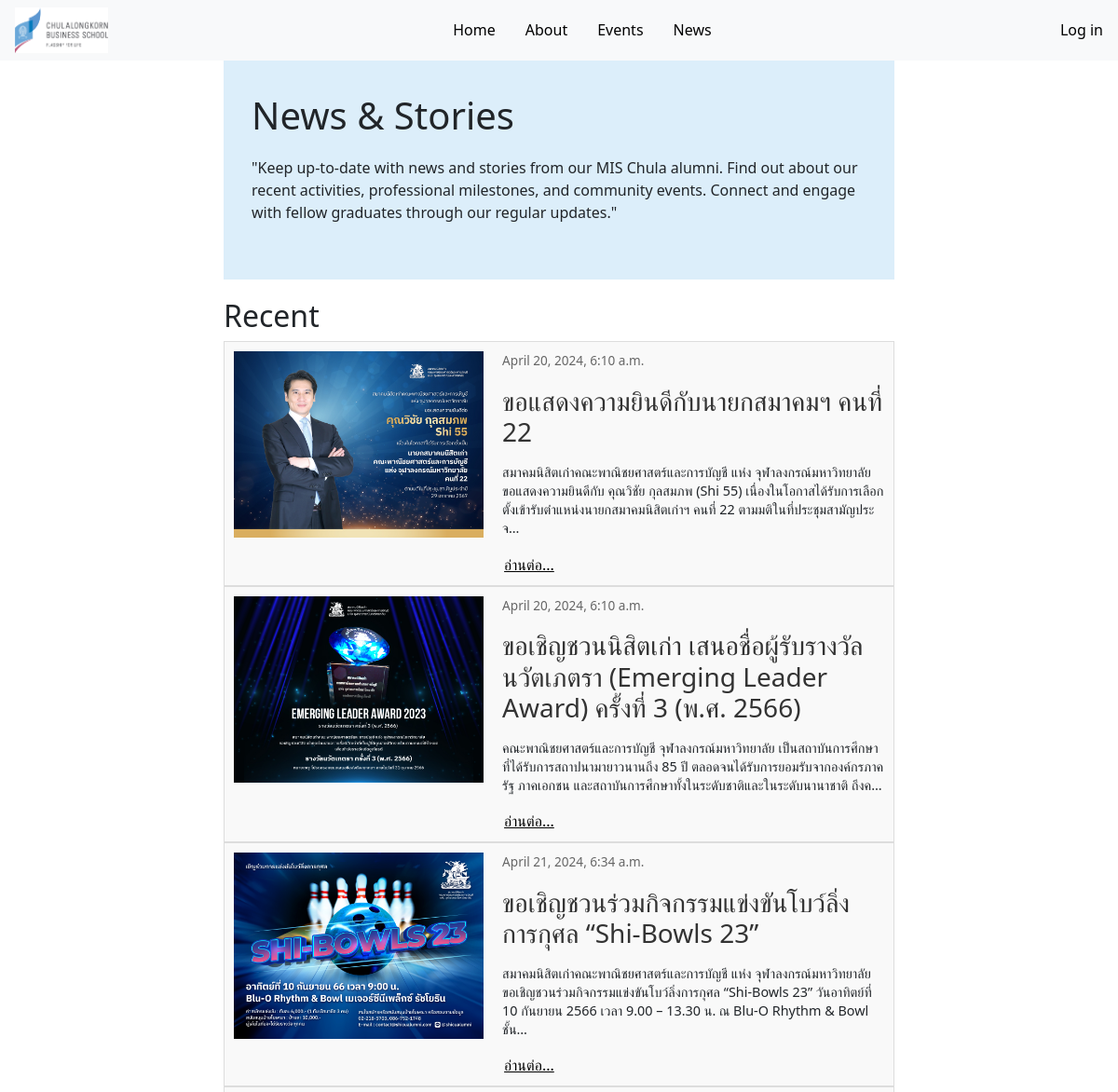
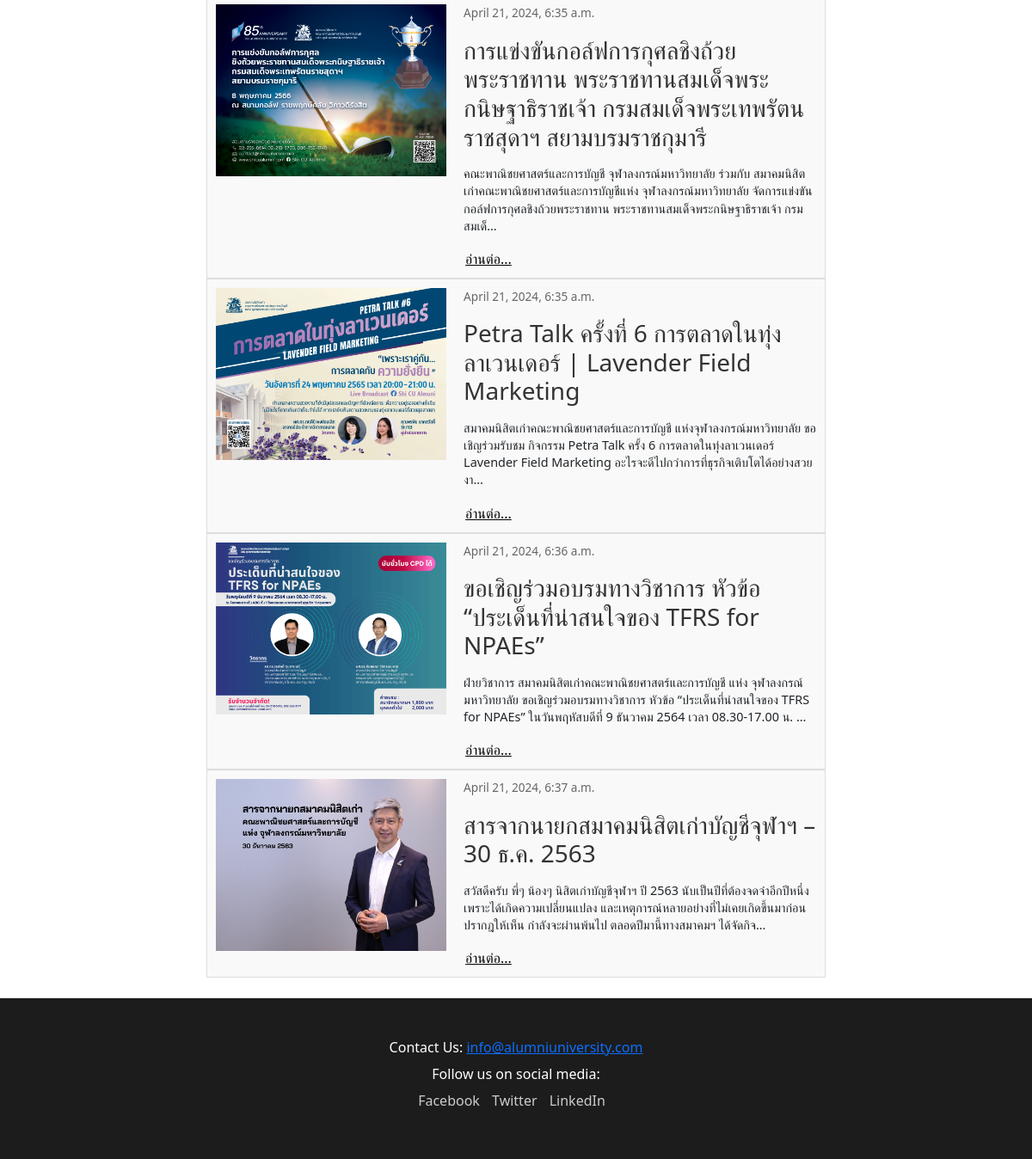
Page /news on the committed database (2 pictures, top to bottom).
### MIS_Alumni_App/models.py (models this page shows, shortened)
class News(models.Model):
    title = models.CharField(max_length=255)
    description = models.TextField(blank=True)
    main_picture = models.ImageField(upload_to='NewsMain/', blank=True, null=True)
    created = models.DateTimeField(auto_now_add=True, null=True)

### MIS_Alumni_App/views.py (the view)
# urls.py: path("news", views.news, name="news"),
def news(request):
    news = News.objects.all()
    return render(request, "alumni/news.html",{
        'news':news
    })

### MIS_Alumni_App/templates/alumni/news.html (shortened to what this page needs)
{% extends "alumni/layout.html" %}
{% load static %}
{% block body %}
<div style="margin-left:20%;margin-right:20%">
    <header class="events-header">
    <h1 class = "news-header">News & Stories</h1>
    <p class= "news-header-desc">"Keep up-to-date with news and stories from our MIS Chula alumni. Find out about our recent activities, professional milestones, and community events. Connect and engage with fellow graduates through our regular updates."</p>
    </header>
<div>
    <h2 class="start-news-events">Recent</h2>
</div>
{% for new in news %}
<div class="news-item">
    <img src="{{new.main_picture.url}}" alt="News Image 1" style="height:200px; margin-right:20px">
    <div class="news-info">
        <p class="news-date">{{new.created}}</p>
        <h3 class="news-title">{{new.title}}</h3>
        <p class="news-summary">{{new.description|truncatechars:200 }}</p>
        <a href="{% url 'news_detail' new.id %}" style="color:black;margin-left:2px">อ่านต่อ...</a>
    </div>
</div>
{%endfor%}
</div>
{% endblock %}

### MIS_Alumni_App/static/alumni/css/styles.css (style rules this page uses)
body { padding-top: 50px; }
.news-item { display: flex; background-color: #f9f9f9; border: 1px solid #ddd; padding: 10px; }
.news-info { flex: 1; }
.news-date { font-size: 0.85em; color: #666; }
.news-title { margin-bottom: 1rem; color: #333; align-self: start; text-align: left; }
.news-summary { font-size: 0.9em; line-height: 1.4; }
.events-header { height:250px; background-color: #dceefa; padding-top:50px; }
.news-header { margin-left:30px; }
.news-header-desc { margin-top:20px; margin-left:30px; margin-right:30px; }
.start-news-events { margin-top:20px; }

### rows in the picture
News: main_picture (picture), created "April 20, 2024, 6:10 a.m.", title "ขอแสดงความยินดีกับนายกสมาคมฯ คนที่ 22", description "สมาคมนิสิตเก่าคณะพาณิชยศาสตร์และการบัญชี แห่ง จุฬาลงกรณ์มหาวิทยาลัย ขอแสดงความยินดีกับ คุณวิชัย กุลสมภพ (Shi 55) เนื่องในโอกาสได้รับการเลือกตั้งเข้ารับตำแหน่งนายกสมาคมนิสิตเก่าฯ คนที่ 22 ตามมติในที่ประชุมสามัญประจ…"
News: main_picture (picture), created "April 20, 2024, 6:10 a.m.", title "ขอเชิญชวนนิสิตเก่า เสนอชื่อผู้รับรางวัลนวัตเภตรา (Emerging Leader Award) ครั้งที่ 3 (พ.ศ. 2566)", description "คณะพาณิชยศาสตร์และการบัญชี จุฬาลงกรณ์มหาวิทยาลัย เป็นสถาบันการศึกษาที่ได้รับการสถาปนามายาวนานถึง 85 ปี ตลอดจนได้รับการยอมรับจากองค์กรภาครัฐ ภาคเอกชน และสถาบันการศึกษาทั้งในระดับชาติและในระดับนานาชาติ ถึงค…"
News: main_picture (picture), created "April 21, 2024, 6:34 a.m.", title "ขอเชิญชวนร่วมกิจกรรมแข่งขันโบว์ลิ่งการกุศล “Shi-Bowls 23”", description "สมาคมนิสิตเก่าคณะพาณิชยศาสตร์และการบัญชี แห่ง จุฬาลงกรณ์มหาวิทยาลัย ขอเชิญชวนร่วมกิจกรรมแข่งขันโบว์ลิ่งการกุศล “Shi-Bowls 23” วันอาทิตย์ที่ 10 กันยายน 2566 เวลา 9.00 – 13.30 น. ณ Blu-O Rhythm & Bowl ชั้น…"
News: main_picture (picture), created "April 21, 2024, 6:35 a.m.", title "การแข่งขันกอล์ฟการกุศลชิงถ้วยพระราชทาน พระราชทานสมเด็จพระกนิษฐาธิราชเจ้า กรมสมเด็จพระเทพรัตนราชสุดาฯ สยามบรมราชกุมารี", description "คณะพาณิชยศาสตร์และการบัญชี จุฬาลงกรณ์มหาวิทยาลัย ร่วมกับ สมาคมนิสิตเก่าคณะพาณิชยศาสตร์และการบัญชีแห่ง จุฬาลงกรณ์มหาวิทยาลัย จัดการแข่งขันกอล์ฟการกุศลชิงถ้วยพระราชทาน พระราชทานสมเด็จพระกนิษฐาธิราชเจ้า กรมสมเด็…"
News: main_picture (picture), created "April 21, 2024, 6:35 a.m.", title "Petra Talk ครั้งที่ 6 การตลาดในทุ่งลาเวนเดอร์ | Lavender Field Marketing", description "สมาคมนิสิตเก่าคณะพาณิชยศาสตร์และการบัญชี แห่งจุฬาลงกรณ์มหาวิทยาลัย ขอเชิญร่วมรับชม กิจกรรม Petra Talk ครั้ง 6 การตลาดในทุ่งลาเวนเดอร์ Lavender Field Marketing อะไรจะดีไปกว่าการที่ธุรกิจเติบโตได้อย่างสวยงา…"
News: main_picture (picture), created "April 21, 2024, 6:36 a.m.", title "ขอเชิญร่วมอบรมทางวิชาการ หัวข้อ “ประเด็นที่น่าสนใจของ TFRS for NPAEs”", description "ฝ่ายวิชาการ สมาคมนิสิตเก่าคณะพาณิชยศาสตร์และการบัญชี แห่ง จุฬาลงกรณ์มหาวิทยาลัย ขอเชิญร่วมอบรมทางวิชาการ หัวข้อ “ประเด็นที่น่าสนใจของ TFRS for NPAEs” ในวันพฤหัสบดีที่ 9 ธันวาคม 2564 เวลา 08.30-17.00 น. …"
News: main_picture (picture), created "April 21, 2024, 6:37 a.m.", title "สารจากนายกสมาคมนิสิตเก่าบัญชีจุฬาฯ – 30 ธ.ค. 2563", description "สวัสดีครับ พี่ๆ น้องๆ นิสิตเก่าบัญชีจุฬาฯ ปี 2563 นับเป็นปีที่ต้องจดจำอีกปีหนึ่ง เพราะได้เกิดความเปลี่ยนแปลง และเหตุการณ์หลายอย่างที่ไม่เคยเกิดขึ้นมาก่อนปรากฎให้เห็น กำลังจะผ่านพ้นไป ตลอดปีมานี้ทางสมาคมฯ ได้จัดกิจ…"
